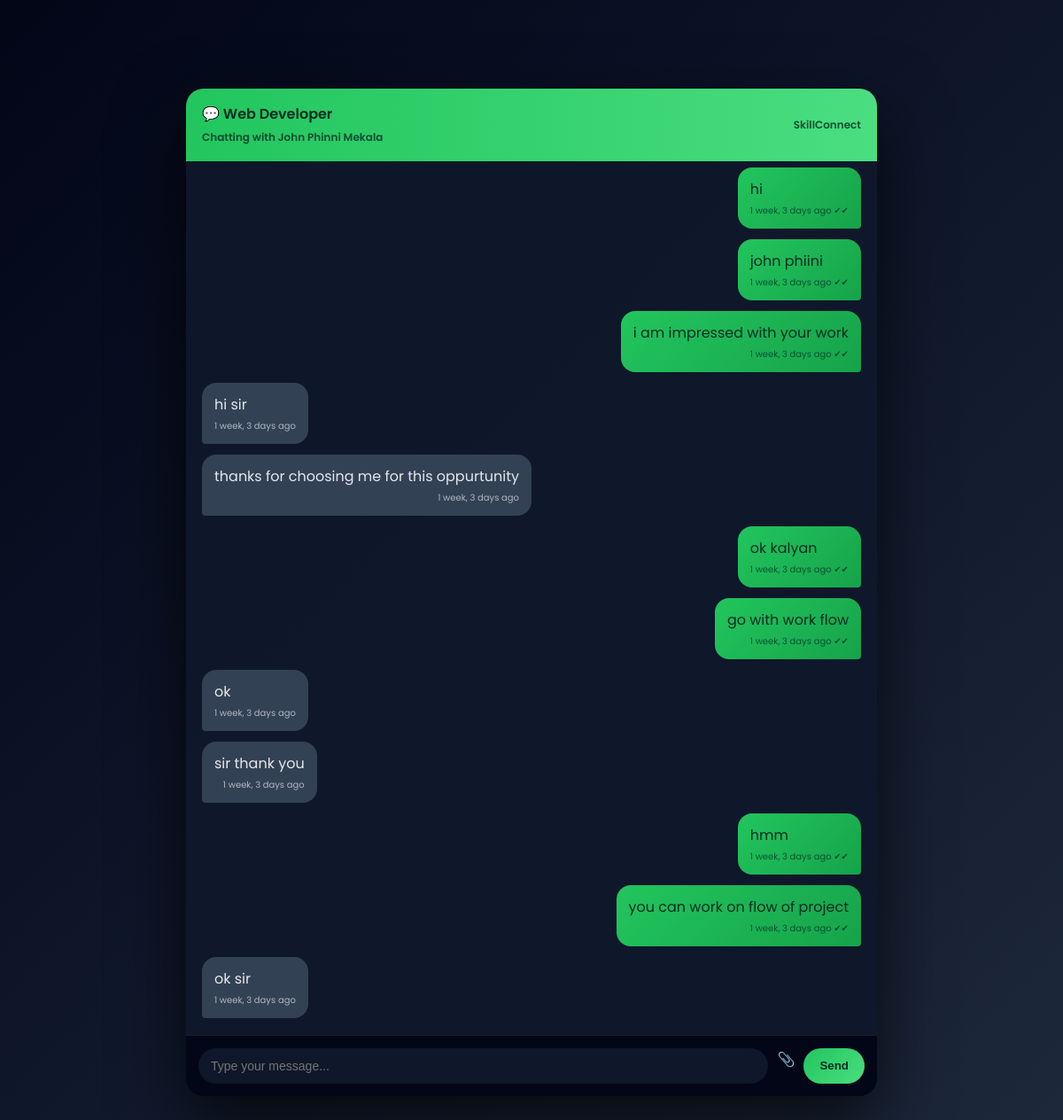
The app's page /chat/1/ (signed in) with its own data.
### marketplace/models.py (models this page shows, shortened)
class Conversation(models.Model):
    recruiter = models.ForeignKey(
        User, on_delete=models.CASCADE, related_name="recruiter_conversations"
    )
    freelancer = models.ForeignKey(
        User, on_delete=models.CASCADE, related_name="freelancer_conversations"
    )
    job = models.ForeignKey(Job, on_delete=models.CASCADE)
    created_at = models.DateTimeField(auto_now_add=True)

class Job(models.Model):
    STATUS_CHOICES = (
        ('open', 'Open'),
        ('in_progress', 'In Progress'),
        ('completed', 'Completed'),
        ('cancelled', 'Cancelled'),
    )
    client = models.ForeignKey(User, on_delete=models.CASCADE, related_name='jobs')
    title = models.CharField(max_length=200)
    description = models.TextField()
    budget_min = models.DecimalField(max_digits=10, decimal_places=2)
    budget_max = models.DecimalField(max_digits=10, decimal_places=2)
    created_at = models.DateTimeField(auto_now_add=True)
    status = models.CharField(max_length=20, choices=STATUS_CHOICES, default='open')

class User(AbstractUser):
    ROLE_CHOICES = (
        ('client', 'client'),
        ('freelancer', 'Freelancer'),
    )
    role = models.CharField(max_length=20, choices=ROLE_CHOICES)

class Message(models.Model):
    conversation = models.ForeignKey(
        Conversation, on_delete=models.CASCADE, related_name="messages"
    )
    sender = models.ForeignKey(User, on_delete=models.CASCADE)
    text = models.TextField(blank=True)
    timestamp = models.DateTimeField(auto_now_add=True)
    is_read = models.BooleanField(default=False)
    file = models.FileField(upload_to="chat_files/", blank=True, null=True)

### marketplace/views.py (the view, shortened to what this page needs)
# urls.py: path("chat/<int:conversation_id>/", views.chat_room, name="chat_room"),
@login_required
def chat_room(request, conversation_id):
    conversation = get_object_or_404(Conversation, id=conversation_id)
    if request.user not in [conversation.recruiter, conversation.freelancer]:
        return HttpResponseForbidden("Not allowed")
    messages_qs = conversation.messages.order_by("timestamp")
    conversation.messages.filter(is_read=False).exclude(sender=request.user).update(is_read=True)
    messages_qs.filter(is_read=False).exclude(sender=request.user).update(is_read=True)
    return render(request, "marketplace/chat_room.html", {
        "conversation": conversation,
        "messages": messages_qs
    })

### marketplace/templates/marketplace/chat_room.html (shortened to what this page needs)
<!DOCTYPE html>
<html lang="en">
<head>
</head>
<body>
<div class="chat-wrapper">
  <div class="chat-header">
    <div>
      💬 {{ conversation.job.title }}
      <br>
      <small>
        {% if request.user == conversation.recruiter %}
          Chatting with {{ conversation.freelancer.first_name|default:"Freelancer" }}
        {% else %}
          Chatting with {{ conversation.recruiter.first_name|default:"Recruiter" }}
        {% endif %}
      </small>
    </div>
    <small>SkillConnect</small>
  </div>
  <div class="chat-body" id="chatBody">
    {% for msg in messages %}
      <div class="msg {% if msg.sender == request.user %}me{% else %}them{% endif %}">
        {{ msg.text }}
        <div class="msg-time">
          {{ msg.timestamp|timesince }} ago
          {% if msg.sender == request.user %}
          {% if msg.is_read %}
          ✔✔
          {% else %}
          ✔
          {% endif %}
        {% endif %}
        </div>
      </div>
    {% empty %}
      <p style="opacity:.6">No messages yet. Say hello 👋</p>
    {% endfor %}
  </div>
  <div class="chat-input" >
    <form method="post" enctype="multipart/form-data">
      <input type="text" name="text" placeholder="Type your message..." required autocomplete="off">
      <label class="file-btn">
        📎
        </label>
      <button type="submit">Send</button>
    </form>
  </div>
</div>
</body>
</html>

### marketplace/templates/marketplace/chat_room.html (style rules this page uses)
* { box-sizing:border-box }
body { margin:0; font-family:Poppins,system-ui; background:linear-gradient(135deg,#020617,#0f172a,#1e293b); color:#e5e7eb; min-height:100vh; display:flex; align-items:center; justify-content:center; }
.chat-wrapper { width:100%; max-width:780px; height:85vh; background:rgba(15,23,42,0.96); border-radius:20px; box-shadow:0 30px 80px rgba(0,0,0,.7); display:flex; flex-direction:column; overflow:hidden; animation:fadeIn .6s ease; }
.chat-header { padding:16px 18px; background:linear-gradient(90deg,#22c55e,#4ade80); color:#022c22; font-weight:600; display:flex; justify-content:space-between; align-items:center; }
.chat-header small { font-size:12px; opacity:.8; }
.chat-body { flex:1; padding:18px; overflow-y:auto; display:flex; flex-direction:column; gap:12px; scroll-behavior:smooth; }
.msg { max-width:72%; padding:12px 14px; border-radius:16px; position:relative; animation:slideUp .3s ease; word-wrap:break-word; }
.me { align-self:flex-end; background:linear-gradient(135deg,#22c55e,#16a34a); color:#022c22; border-bottom-right-radius:4px; }
.them { align-self:flex-start; background:#334155; border-bottom-left-radius:4px; }
.msg-time { font-size:10px; opacity:.7; margin-top:4px; text-align:right; }
.chat-input { padding:14px; background:#020617; border-top:1px solid rgba(148,163,184,.15); }
.chat-input form { display:flex; gap:10px; }
.chat-input input { flex:1; padding:12px 14px; border-radius:999px; border:none; outline:none; font-size:14px; background:#0f172a; color:#e5e7eb; }
.chat-input button { padding:0 18px; border-radius:999px; border:none; cursor:pointer; background:linear-gradient(135deg,#22c55e,#4ade80); font-weight:600; color:#022c22; transition:.2s; }

### records on screen
Conversation: job "Web Developer", freelancer.first_name "John Phinni Mekala"
Message: text "hi", timestamp "1 week, 3 days"
Message: text "john phiini", timestamp "1 week, 3 days"
Message: text "i am impressed with your work", timestamp "1 week, 3 days"
Message: text "hi sir", timestamp "1 week, 3 days"
Message: text "thanks for choosing me for this oppurtunity", timestamp "1 week, 3 days"
Message: text "ok kalyan", timestamp "1 week, 3 days"
Message: text "go with work flow", timestamp "1 week, 3 days"
Message: text "ok", timestamp "1 week, 3 days"
Message: text "sir thank you", timestamp "1 week, 3 days"
Message: text "hmm", timestamp "1 week, 3 days"
Message: text "you can work on flow of project", timestamp "1 week, 3 days"
Message: text "ok sir", timestamp "1 week, 3 days"
